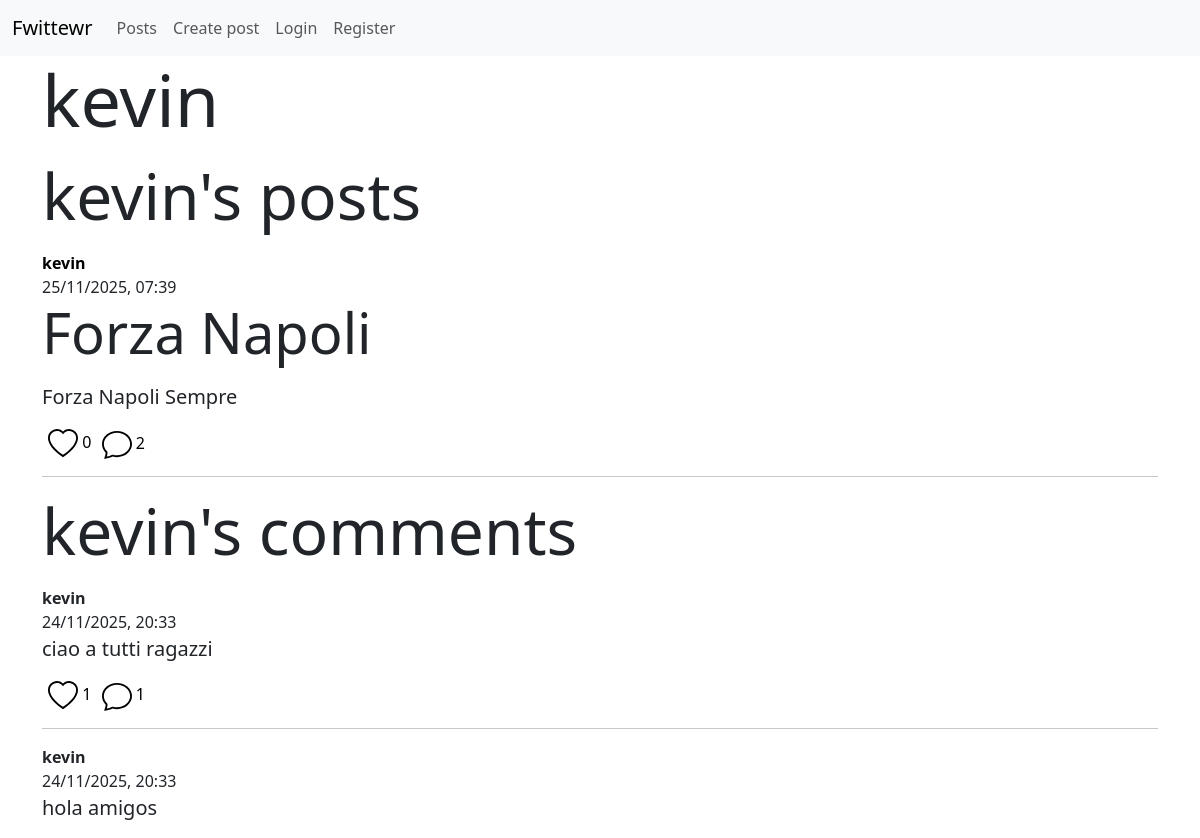
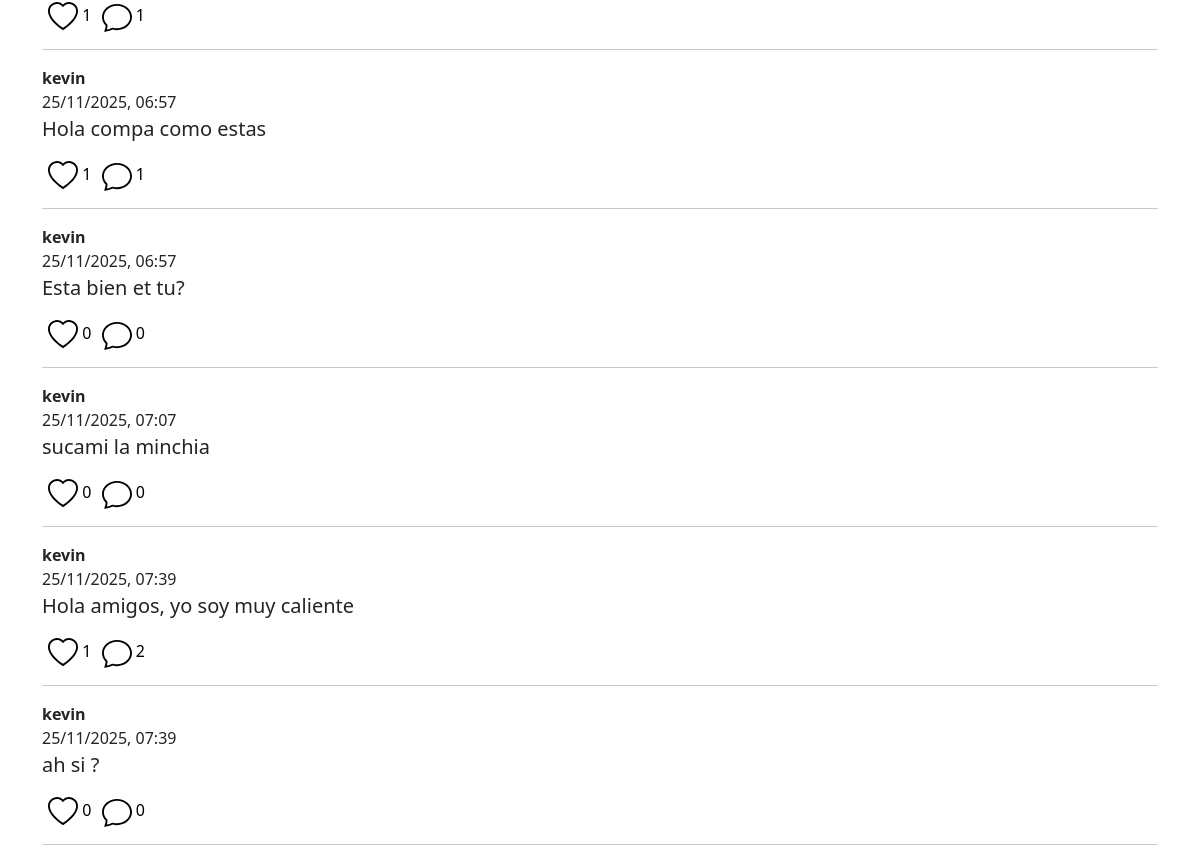
/show-user/1 (signed in), run on an earlier commit of the app's database (2 pictures, top to bottom).
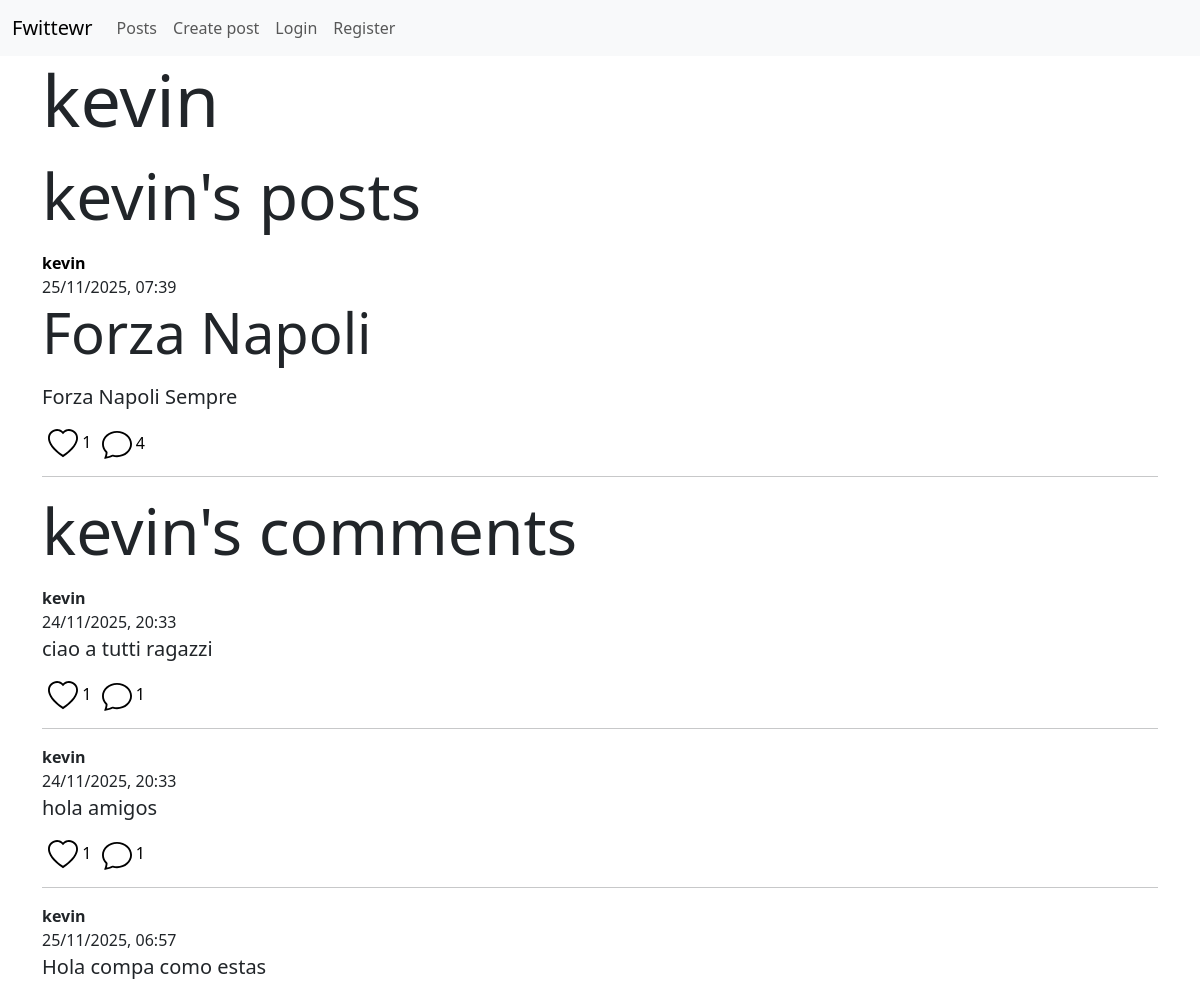
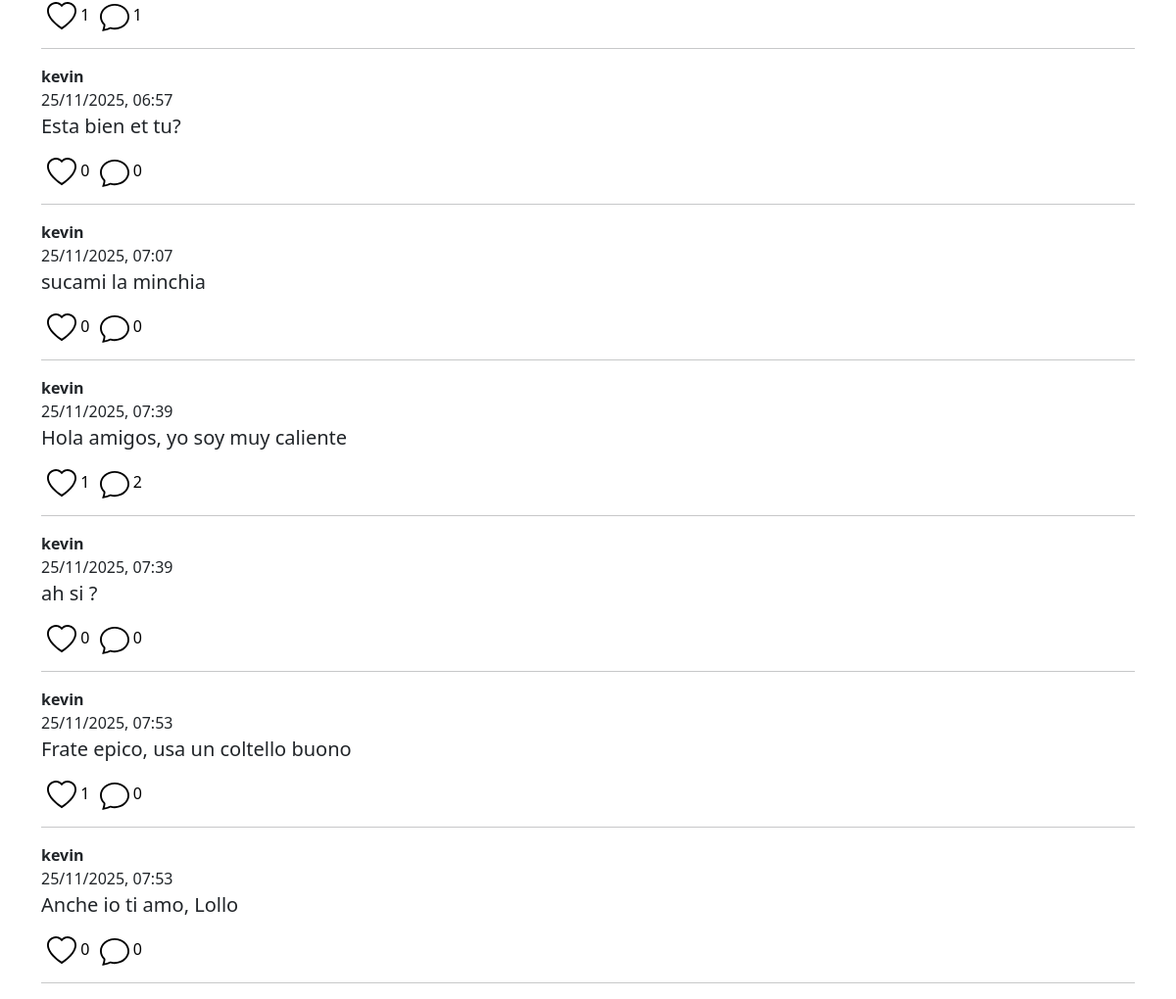
And on a later commit of the database (2 pictures, top to bottom).
### app/models.py (models this page shows)
class User(db.Model, UserMixin):
    id = db.Column(db.Integer, primary_key=True)
    username = db.Column(db.String(20), nullable=False, unique=True)
    password = db.Column(db.String(80), nullable=False)
    created_posts = db.relationship('Post', backref='user', lazy='select')
    created_comments = db.relationship('Comment', backref='user', lazy='select')
    liked_posts = db.relationship('Post', secondary=liked_posts, backref='liked_users', lazy='select')
    liked_comments = db.relationship('Comment', secondary=liked_comments, backref = 'liked_users', lazy='select')

class Post(db.Model):
    id = db.Column(db.Integer, primary_key=True)
    title = db.Column(db.String(50))
    content = db.Column(db.String(200), nullable=False)
    creation_date = db.Column(db.DateTime(timezone=True), default=datetime.now(timezone.utc))
    deleted = db.Column(db.Boolean, default=False)
    comments = db.relationship('Comment', backref='referenced_post', lazy='select')
    user_id = db.Column(db.Integer, db.ForeignKey('user.id'), nullable=False)

class Comment(db.Model):
    id = db.Column(db.Integer, primary_key=True)
    content = db.Column(db.String(200), nullable=False)
    creation_date = db.Column(db.DateTime(timezone=True), default=datetime.now(timezone.utc))
    deleted = db.Column(db.Boolean, default=False)
    comments = db.relationship('Comment', backref=backref('referenced_comment', remote_side=[id]), lazy='select')
    referenced_comment_id = db.Column(db.Integer, db.ForeignKey('comment.id'))
    referenced_post_id = db.Column(db.Integer, db.ForeignKey('post.id'))
    user_id = db.Column(db.Integer, db.ForeignKey('user.id'), nullable=False)
    __table_args__ = (
        CheckConstraint(
            'referenced_comment_id IS NOT NULL OR referenced_post_id IS NOT NULL',
            name='check_comment_or_post_not_null'
        ),
    )

### app/routes/home_bp.py (the view)
@home_bp.route('/show-user/<id>')
@login_required
def show_user(id):
    user = User.query.filter_by(id=id).first_or_404()
    return render_template('home/user.html', user=user)

### app/__init__.py (called while the page is built)
def create_app():
    app = Flask(__name__)
    app.config['SQLALCHEMY_DATABASE_URI'] = 'sqlite:///database.db'
    app.secret_key = 'thisisasecretkey'
    db.init_app(app)
    bcrypt.init_app(app)
    login_manager.init_app(app)
    csrf.init_app(app)
    login_manager.login_view = 'auth.login'
    @login_manager.user_loader
    def load_user(user_id):
        return User.query.get(int(user_id))
    app.register_blueprint(auth_bp)
    app.register_blueprint(home_bp)
    app.register_blueprint(errors_bp)
    return app

### app/templates/home/user.html (shortened to what this page needs)
{% extends 'base.html' %}
{% from 'home/post-macros.html' import post_to_render, comment_to_render %}
{% block body %}
<div>
    <p class="display-2"><b>{{ user.username }}</b></p>
    <p class="display-3 mt-3">{{ user.username }}'s posts</p>
    <div class="mt-2">
    {% for post in user.created_posts | selectattr('deleted', 'equalto', False) %}
    {{ post_to_render(post) }}
    {% endfor %}
    </div>
    <p class="display-3 mt-3">{{ user.username }}'s comments</p>
    {% for comment in user.created_comments | selectattr('deleted', 'equalto', False) %}
        {{ comment_to_render(comment) }}
    {% endfor %}
</div>
{% endblock %}

### app/templates/base.html (shortened to what this page needs)
<!DOCTYPE html>
<html lang="en">
<head>
	<link rel="stylesheet" href="{{ url_for('static', filename='bootstrap/css/bootstrap.min.css') }}">
</head>
<body>
	<nav class="navbar navbar-expand-lg bg-body-tertiary">
		<div class="container-fluid">
		<a class="navbar-brand" href="#">Fwittewr</a>
		<div class="collapse navbar-collapse" id="navbarSupportedContent">
			<ul class="navbar-nav me-auto mb-2 mb-lg-0">
			<li class="nav-item">
				<a class="nav-link" href="{{ url_for('home.posts') }}">Posts</a>
			</li>
			<li class="nav-item">
				<a class="nav-link" href="{{ url_for('home.create_post') }}">Create post</a>
			</li>
			<li class="nav-item">
				<a class="nav-link" href="{{ url_for('auth.login') }}">Login</a>
			</li>
			<li class="nav-item">
				<a class="nav-link" href="{{ url_for('auth.register') }}">Register</a>
			</li>
		</div>
		</div>
	</nav>
	<div class="container">
		{% block body %}
		{% endblock %}
	</div>
</body>
</html>

### app/templates/home/post-macros.html (shortened to what this page needs)
{% macro post_to_render(post, current_user) %}
<div class="col-12">
    <figure>
        <figcaption>
            <a href="{{ url_for('home.show_user', id=post.user.id) }}" style="color: black; text-decoration: none">
                <b>{{ post.user.username }}</b> <br>
            </a>
            {{ post.creation_date.strftime('%d/%m/%Y, %H:%M') }}
        </figcaption>
        {% if post.title %}
        <p class="display-4">{{ post.title }}</p>
        {% endif %}
        <p class="blockquote">{{ post.content }}</p>
        <button onclick="like_post(this, '{{ post.id }}')" style="background-color:transparent; border:0px">
            {% if current_user in post.liked_users %}
                <img style="width: 30px" src="{{ url_for('static', filename='icons/heart-fill.svg') }}" alt="">
            {% else %}
                <img style="width: 30px" src="{{ url_for('static', filename='icons/heart.svg') }}" alt="">
            {% endif %}
            <span>{{ post.liked_users|length }}</span>
        </button>
        <a href="{{ url_for('home.show_post_comments', id=post.id) }}" style="text-decoration: none; border:0px; color: black">
            <img style="width: 30px" src="{{ url_for('static', filename='icons/chat.svg') }}" alt="">
            <span>{{ post.comments|length }}</span>
        </a>
    </figure>
    <hr>
</div>
{% endmacro %}
{% macro comment_to_render(comment, current_user) %}
<div class="col-12">
    <figure>
        <figcaption>
            <b>{{ comment.user.username }}</b> <br>
            {{ comment.creation_date.strftime('%d/%m/%Y, %H:%M') }}
        </figcaption>
        <p class="blockquote">{{ comment.content }}</p>
        <button onclick="like_comment(this, '{{ comment.id }}')" style="background-color:transparent; border:0px">
            {% if current_user in comment.liked_users %}
                <img style="width: 30px" src="{{ url_for('static', filename='icons/heart-fill.svg') }}" alt="">
            {% else %}
                <img style="width: 30px" src="{{ url_for('static', filename='icons/heart.svg') }}" alt="">
            {% endif %}
            <span>{{ comment.liked_users|length }}</span>
        </button>
        <a style="text-decoration: none; border:0px; color: black" href="{{ url_for('home.show_comment_comments', id=comment.id) }}">
            <img style="width: 30px" src="{{ url_for('static', filename='icons/chat.svg') }}" alt="">
            <span>{{ comment.comments|length }}</span>
        </a>
    </figure>
    <hr>
</div>
{% endmacro %}

What changed in the data, as far as the page shows it:
computed for Post "Forza Napoli": liked_users|length "0" → "1"; comments|length "2" → "4"
added Comment: user.username "kevin", creation_date "25/11/2025, 07:53", content "Frate epico, usa un coltello buono", liked_users|length "1", comments|length "0"
added Comment: user.username "kevin", creation_date "25/11/2025, 07:53", content "Anche io ti amo, Lollo", liked_users|length "0", comments|length "0"
